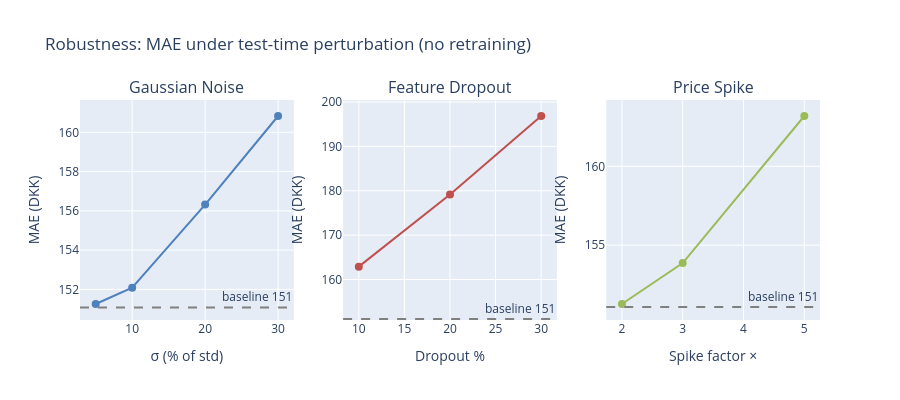

The code cell stored with this chart in its notebook:
### Markdown cell above
### 8.4 Robustness under perturbation

### Code cell
rob = load_json("artifacts_hetero/st_robustness_results.json")
base_mae = rob["baseline"]["mae"]

scenarios = [
    ("gaussian_noise",  "noise_{}pct",  [5,10,20,30], "σ (% of std)",   "#4f81bd"),
    ("feature_dropout", "drop_{}pct",   [10,20,30],   "Dropout %",      "#c0504d"),
    ("price_spike",     "spike_{}x",    [2,3,5],      "Spike factor ×", "#9bbb59"),
]
fig = make_subplots(rows=1, cols=3, subplot_titles=[
    "Gaussian Noise", "Feature Dropout", "Price Spike"])
for col, (section, key_fmt, xs, xlabel, color) in enumerate(scenarios, 1):
    maes   = [rob[section][key_fmt.format(x)]["mae"]       for x in xs]
    deltas = [rob[section][key_fmt.format(x)]["delta_pct"] for x in xs]
    fig.add_trace(go.Scatter(
        x=xs, y=maes, mode='lines+markers',
        line=dict(color=color, width=2), marker=dict(size=8),
        text=[f"Δ{d:+.1f}%" for d in deltas], textposition='top center',
        name=section.replace('_',' '),
    ), row=1, col=col)
    fig.add_hline(y=base_mae, line_dash='dash', line_color='gray',
                  annotation_text=f"baseline {base_mae:.0f}", row=1, col=col)
    fig.update_xaxes(title_text=xlabel, row=1, col=col)
    fig.update_yaxes(title_text="MAE (DKK)", row=1, col=col)
fig.update_layout(
    height=400, showlegend=False,
    title="Robustness: MAE under test-time perturbation (no retraining)",
)
fig.show()

print(f"\nWorst-case degradation:")
print(f"  Gaussian noise σ=30%:   Δ = {rob['gaussian_noise']['noise_30pct']['delta_pct']:+.1f}%")
print(f"  Feature dropout 30%:    Δ = {rob['feature_dropout']['drop_30pct']['delta_pct']:+.1f}%")
print(f"  Price spike ×5:         Δ = {rob['price_spike']['spike_5x']['delta_pct']:+.1f}%")

### Figure 1 — Plotly figure (JSON) as saved in the notebook; plotly's stock layout.template omitted (floating-point values rounded to 4 significant figures)
{"data": [{"line": {"color": "#4f81bd", "width": 2}, "marker": {"size": 8}, "mode": "lines+markers", "name": "gaussian noise", "text": ["Δ+0.1%", "Δ+0.7%", "Δ+3.5%", "Δ+6.5%"], "textposition": "top center", "type": "scatter", "x": [5, 10, 20, 30], "xaxis": "x", "y": [151.3, 152.1, 156.3, 160.8], "yaxis": "y"}, {"line": {"color": "#c0504d", "width": 2}, "marker": {"size": 8}, "mode": "lines+markers", "name": "feature dropout", "text": ["Δ+7.8%", "Δ+18.6%", "Δ+30.3%"], "textposition": "top center", "type": "scatter", "x": [10, 20, 30], "xaxis": "x2", "y": [162.9, 179.2, 196.9], "yaxis": "y2"}, {"line": {"color": "#9bbb59", "width": 2}, "marker": {"size": 8}, "mode": "lines+markers", "name": "price spike", "text": ["Δ+0.1%", "Δ+1.8%", "Δ+8.0%"], "textposition": "top center", "type": "scatter", "x": [2, 3, 5], "xaxis": "x3", "y": [151.3, 153.9, 163.2], "yaxis": "y3"}], "layout": {"annotations": [{"font": {"size": 16}, "showarrow": false, "text": "Gaussian Noise", "x": 0.1444, "xanchor": "center", "xref": "paper", "y": 1.0, "yanchor": "bottom", "yref": "paper"}, {"font": {"size": 16}, "showarrow": false, "text": "Feature Dropout", "x": 0.5, "xanchor": "center", "xref": "paper", "y": 1.0, "yanchor": "bottom", "yref": "paper"}, {"font": {"size": 16}, "showarrow": false, "text": "Price Spike", "x": 0.8556, "xanchor": "center", "xref": "paper", "y": 1.0, "yanchor": "bottom", "yref": "paper"}, {"showarrow": false, "text": "baseline 151", "x": 1, "xanchor": "right", "xref": "x domain", "y": 151.1, "yanchor": "bottom", "yref": "y"}, {"showarrow": false, "text": "baseline 151", "x": 1, "xanchor": "right", "xref": "x2 domain", "y": 151.1, "yanchor": "bottom", "yref": "y2"}, {"showarrow": false, "text": "baseline 151", "x": 1, "xanchor": "right", "xref": "x3 domain", "y": 151.1, "yanchor": "bottom", "yref": "y3"}], "height": 400, "shapes": [{"line": {"color": "gray", "dash": "dash"}, "type": "line", "x0": 0, "x1": 1, "xref": "x domain", "y0": 151.1, "y1": 151.1, "yref": "y"}, {"line": {"color": "gray", "dash": "dash"}, "type": "line", "x0": 0, "x1": 1, "xref": "x2 domain", "y0": 151.1, "y1": 151.1, "yref": "y2"}, {"line": {"color": "gray", "dash": "dash"}, "type": "line", "x0": 0, "x1": 1, "xref": "x3 domain", "y0": 151.1, "y1": 151.1, "yref": "y3"}], "showlegend": false, "title": {"text": "Robustness: MAE under test-time perturbation (no retraining)"}, "xaxis": {"anchor": "y", "domain": [0.0, 0.2889], "title": {"text": "σ (% of std)"}}, "xaxis2": {"anchor": "y2", "domain": [0.3556, 0.6444], "title": {"text": "Dropout %"}}, "xaxis3": {"anchor": "y3", "domain": [0.7111, 1.0], "title": {"text": "Spike factor ×"}}, "yaxis": {"anchor": "x", "domain": [0.0, 1.0], "title": {"text": "MAE (DKK)"}}, "yaxis2": {"anchor": "x2", "domain": [0.0, 1.0], "title": {"text": "MAE (DKK)"}}, "yaxis3": {"anchor": "x3", "domain": [0.0, 1.0], "title": {"text": "MAE (DKK)"}}}}
